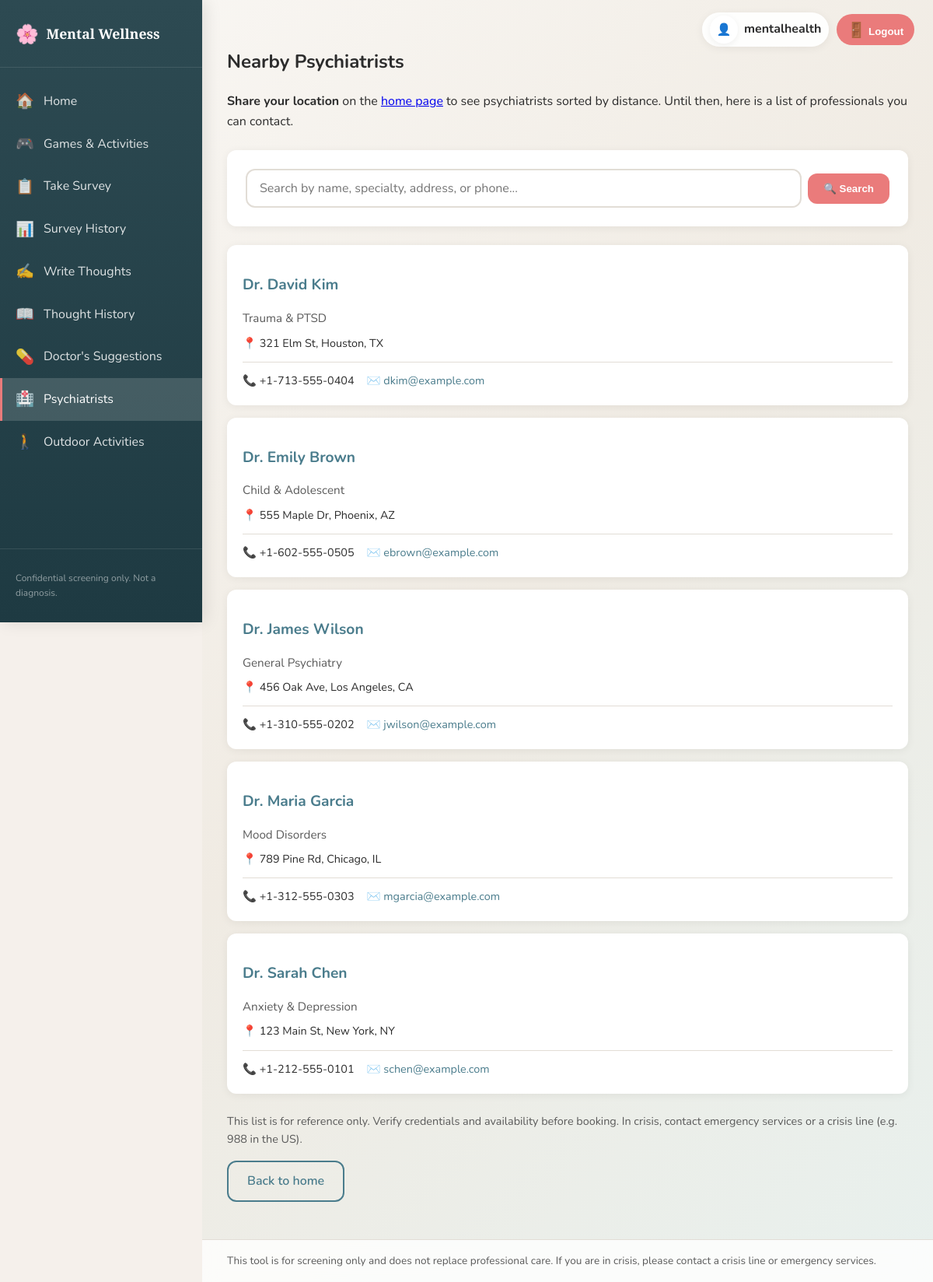
The app's page /psychiatrists/ (signed in) with its own data.
### wellness/models.py (models this page shows, shortened)
class Psychiatrist(models.Model):
    name = models.CharField(max_length=128)
    specialty = models.CharField(max_length=128, blank=True)
    address = models.TextField(blank=True)
    latitude = models.DecimalField(max_digits=9, decimal_places=6, null=True, blank=True)
    longitude = models.DecimalField(max_digits=9, decimal_places=6, null=True, blank=True)
    phone = models.CharField(max_length=32, blank=True)
    email = models.EmailField(blank=True)
    website = models.URLField(blank=True)
    is_active = models.BooleanField(default=True)
    class Meta:
        ordering = ['name']

### wellness/views.py (the view, shortened to what this page needs)
# urls.py: path('psychiatrists/', views.psychiatrists, name='psychiatrists'),
@login_required
def psychiatrists(request):
    profile = getattr(request.user, 'wellness_profile', None)
    search_query = (request.GET.get('search') or '').strip()
    psychiatrists_list = list(Psychiatrist.objects.filter(is_active=True))
    if profile and profile.latitude is not None and profile.longitude is not None:
        user_lat = float(profile.latitude)
        user_lon = float(profile.longitude)
        for p in psychiatrists_list:
            if p.latitude is not None and p.longitude is not None:
                p.distance_km = round(_haversine_km(user_lat, user_lon, float(p.latitude), float(p.longitude)), 1)
            else:
                p.distance_km = None
        psychiatrists_list.sort(key=lambda x: (x.distance_km if x.distance_km is not None else 9999, x.name))
    else:
        for p in psychiatrists_list:
            p.distance_km = None
    return render(request, 'wellness/psychiatrists.html', {
        'psychiatrists': psychiatrists_list,
        'has_location': profile and profile.latitude is not None,
        'search_query': search_query,
        'title': 'Nearby Psychiatrists',
    })

### wellness/context_processors.py (called while the page is built)
def wellness_context(request):
    is_doctor = False
    doctor_profile = None
    if request.user.is_authenticated:
        try:
            doctor_profile = DoctorProfile.objects.get(user=request.user)
            is_doctor = True
        except DoctorProfile.DoesNotExist:
            pass
    return {'is_doctor': is_doctor, 'doctor_profile': doctor_profile}

### wellness/templates/wellness/psychiatrists.html (shortened to what this page needs)
{% extends "base.html" %}
{% block content %}
<section class="psychiatrists-page">
    <h1>Nearby Psychiatrists</h1>
    <p class="intro">
        {% if has_location %}
        Professionals listed by distance from your location. You can reach out for consultation based on your survey results.
        {% else %}
        <strong>Share your location</strong> on the <a href="{% url 'wellness:home' %}">home page</a> to see psychiatrists sorted by distance. Until then, here is a list of professionals you can contact.
        {% endif %}
    </p>
    <div class="search-section">
        <form method="get" action="{% url 'wellness:psychiatrists' %}" class="search-form">
            <div class="search-bar-container">
                <input
                    type="text"
                    name="search"
                    placeholder="Search by name, specialty, address, or phone..."
                    value="{{ search_query }}"
                    class="search-input"
                >
                <button type="submit" class="search-btn">🔍 Search</button>
            </div>
        </form>
    </div>
    {% if psychiatrists %}
    <ul class="psychiatrist-list">
        {% for p in psychiatrists %}
        <li class="psychiatrist-card">
            <h2>{{ p.name }}</h2>
            {% if p.specialty %}<p class="specialty">{{ p.specialty }}</p>{% endif %}
            {% if p.address %}<p class="address">📍 {{ p.address }}</p>{% endif %}
            <div class="psychiatrist-contact">
                {% if p.phone %}<span>📞 {{ p.phone }}</span>{% endif %}
                {% if p.email %}<span>✉️ <a href="mailto:{{ p.email }}">{{ p.email }}</a></span>{% endif %}
            </div>
        </li>
        {% endfor %}
    </ul>
    {% endif %}
    <p class="disclaimer">This list is for reference only. Verify credentials and availability before booking. In crisis, contact emergency services or a crisis line (e.g. 988 in the US).</p>
    <p class="next-steps">
        <a href="{% url 'wellness:home' %}" class="btn btn-outline">Back to home</a>
    </p>
</section>
{% endblock %}

### templates/base.html (shortened to what this page needs)
<!DOCTYPE html>
<html lang="en">
<head>
    <link rel="stylesheet" href="/static/css/style.css">
</head>
<body>
    {% if user.is_authenticated %}
    <aside class="sidebar">
        <a href="{% if is_doctor %}{% url 'wellness:doctor_dashboard' %}{% else %}{% url 'wellness:home' %}{% endif %}" class="sidebar-logo">
            <span class="logo-icon">🌸</span>
            <span class="logo-text">Mental Wellness</span>
        </a>
        <nav class="sidebar-nav">
            {% if is_doctor %}
                <a href="{% url 'wellness:doctor_dashboard' %}" class="nav-link {% if request.resolver_match.url_name == 'doctor_dashboard' %}active{% endif %}">
                    <span class="nav-icon">🏠</span> Doctor Dashboard
                </a>
            {% else %}
                <a href="{% url 'wellness:home' %}" class="nav-link {% if request.resolver_match.url_name == 'home' %}active{% endif %}">
                    <span class="nav-icon">🏠</span> Home
                </a>
                <a href="{% url 'wellness:games' %}" class="nav-link {% if request.resolver_match.url_name == 'games' %}active{% endif %}">
                    <span class="nav-icon">🎮</span> Games & Activities
                </a>
                <a href="{% url 'wellness:survey' %}" class="nav-link {% if request.resolver_match.url_name == 'survey' %}active{% endif %}">
                    <span class="nav-icon">📋</span> Take Survey
                </a>
                <a href="{% url 'wellness:survey_history' %}" class="nav-link {% if request.resolver_match.url_name == 'survey_history' %}active{% endif %}">
                    <span class="nav-icon">📊</span> Survey History
                </a>
                <a href="{% url 'wellness:thought_journal' %}" class="nav-link {% if request.resolver_match.url_name == 'thought_journal' %}active{% endif %}">
                    <span class="nav-icon">✍️</span> Write Thoughts
                </a>
                <a href="{% url 'wellness:thought_history' %}" class="nav-link {% if request.resolver_match.url_name == 'thought_history' %}active{% endif %}">
                    <span class="nav-icon">📖</span> Thought History
                </a>
                <a href="{% url 'wellness:my_suggestions' %}" class="nav-link {% if request.resolver_match.url_name == 'my_suggestions' %}active{% endif %}">
                    <span class="nav-icon">💊</span> Doctor's Suggestions
                </a>
                <a href="{% url 'wellness:psychiatrists' %}" class="nav-link {% if request.resolver_match.url_name == 'psychiatrists' %}active{% endif %}">
                    <span class="nav-icon">🏥</span> Psychiatrists
                </a>
                <a href="{% url 'wellness:activities' %}" class="nav-link {% if request.resolver_match.url_name == 'activities' %}active{% endif %}">
                    <span class="nav-icon">🚶</span> Outdoor Activities
                </a>
            {% endif %}
        </nav>
        <div class="sidebar-footer">
            <p>Confidential screening only. Not a diagnosis.</p>
        </div>
    </aside>
    {% endif %}
    <div class="page-wrapper {% if not user.is_authenticated %}no-sidebar{% endif %}">
        {% if user.is_authenticated %}
        <header class="topbar">
            <div class="topbar-user">
                <span class="user-avatar">👤</span>
                <span class="username">{{ user.username }}</span>
            </div>
            <form method="post" action="{% url 'wellness:logout' %}" class="topbar-logout-form">
                <button type="submit" class="nav-link nav-logout-btn"><span class="nav-icon">🚪</span> Logout</button>
            </form>
        </header>
        {% endif %}
        <main class="main-content">
            {% block content %}{% endblock %}
        </main>
        <footer class="site-footer">
            <p>This tool is for screening only and does not replace professional care. If you are in crisis, please contact a crisis line or emergency services.</p>
        </footer>
    </div>
</body>
</html>

### records on screen
Psychiatrist: name "Dr. David Kim", specialty "Trauma & PTSD", address "321 Elm St, Houston, TX", phone "+1-713-555-0404", email "dkim@example.com"
Psychiatrist: name "Dr. Emily Brown", specialty "Child & Adolescent", address "555 Maple Dr, Phoenix, AZ", phone "+1-602-555-0505", email "ebrown@example.com"
Psychiatrist: name "Dr. James Wilson", specialty "General Psychiatry", address "456 Oak Ave, Los Angeles, CA", phone "+1-310-555-0202", email "jwilson@example.com"
Psychiatrist: name "Dr. Maria Garcia", specialty "Mood Disorders", address "789 Pine Rd, Chicago, IL", phone "+1-312-555-0303", email "mgarcia@example.com"
Psychiatrist: name "Dr. Sarah Chen", specialty "Anxiety & Depression", address "123 Main St, New York, NY", phone "+1-212-555-0101", email "schen@example.com"

### other values on screen
{{ user.username }} "mentalhealth"
